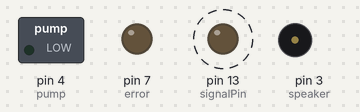
Bench run of a sketch on a simulated Arduino Uno, built with avr-gcc and run on an emulated ATmega328P. On the bench: switched loads named in the sketch (green lamp = pin HIGH), output pins drawn as LEDs (lit = HIGH), buzzer (waves = sounding, pin HIGH). Dashed ring = blinking. The local clock reads 2024-03-15 10:24:30 at power-on unless the sketch sets it.

Above: at 1.6 s.
Timing chart, 0 to 4.0 s (numbered marks = the images above):
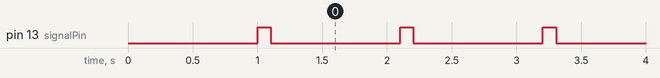

The sketch:

Mahadeb_time.ino
```cpp
#include<DS3231.h>
#define signalPin 13
#define speaker 3
#define pump 4
#define error 7

unsigned long prevSerialMillis = 0;
unsigned long prevSignalMillis = 0;
const long serialInterval = 1000;
const long signalOnTime = 100;
const long signalOffTime = 1000;

int ledState = LOW;

DS3231  rtc(SDA, SCL);

int Hor;
int Min;
int Sec;
int Year;
unsigned int workTime;

Time t;
//////////////////////////////////////////////////////

void setup()
{
    Serial.begin(9600);
    rtc.begin();
    pinMode(speaker,OUTPUT);
    pinMode(pump,OUTPUT);
    pinMode(error,OUTPUT);
    pinMode(signalPin,OUTPUT);
    void serial();
    void Signal();
    void autoSpeaker();
    void autoPump();

    delay(1000);


//rtc.setDOW(FRIDAY);///set day by uncomment
//rtc.setTime(14,07,00);///set time
//rtc.setDate(16,9,2022); //set date

}

//////////////////////////////////////////////////////

void loop()
{
  t = rtc.getTime();
  Hor=t.hour;
  Min=t.min;
  Year = t.year;
  workTime = (Hor*60)+Min;

  if(Year != 2000)
  {
    autoSpeaker();
    //autoPump();
    Signal();
    //serial();
  }
  if(Year == 2000)
  {
    digitalWrite(error, HIGH);
    Serial.println("--- time not set ---");
    //serial();
    delay(150);
    digitalWrite(error, LOW);
    delay(150);
  }


}

/////////////////////////////////////////////////////

void autoSpeaker()
{
  if(workTime>=300 && workTime<315 || workTime>=420 && workTime<435) //5->5.15, 7->7.15
  {
    digitalWrite(speaker, HIGH);
    digitalWrite(pump, HIGH);
  }
  else if(workTime>=540 && workTime<555 || workTime>=780 && workTime<795) //9->9.15, 13->13.15
  {
    digitalWrite(speaker, HIGH);
    digitalWrite(pump, HIGH);
  }
  else if(workTime>=900 && workTime<915 || workTime>=1020 && workTime<1035) //15->15.15, 17->17.15
  {
    digitalWrite(speaker, HIGH);
    digitalWrite(pump, HIGH);
  }
  else if(workTime>=1080 && workTime<1095 || workTime>=1200 && workTime<1215) //18->18.15, 20->20.15
  {
    digitalWrite(speaker, HIGH);
    digitalWrite(pump, HIGH);
  }
  else
  {
    digitalWrite(speaker, LOW);
    digitalWrite(pump, LOW);
  }
}
/////////////////////////////////////////////////
void autoPump()
{
  if(workTime>=420 && workTime<435 || workTime>=720 && workTime<750 || workTime>=1200 && workTime<1215) //7->7.15, 12->12.30, 20->20.15
  {
    digitalWrite(pump, HIGH);
  }
  else
  {
    digitalWrite(pump, LOW);
  }
}

////////////////////////////////////////////////////

void serial()
{
  unsigned long currentMillis = millis();

  if (currentMillis - prevSerialMillis >= serialInterval)
  {
    prevSerialMillis = currentMillis;
    Serial.print("Time: ");
    Serial.print(rtc.getTimeStr());
    Serial.print(" || Date: ");
    Serial.print(rtc.getDateStr(FORMAT_SHORT));
    Serial.print(" ");
    Serial.print(rtc.getDOWStr());
    Serial.print(" || temperature: ");
    Serial.print(rtc.getTemp());
    Serial.print(" C\n");
  }


}

////////////////////////////////////////////////////

void Signal()
{

  unsigned long currentMillis = millis();

  if((ledState == HIGH) && (currentMillis - prevSignalMillis >= signalOnTime))
  {
    ledState = LOW;
    prevSignalMillis = currentMillis;
    digitalWrite(signalPin, ledState);
  }
  else if ((ledState == LOW) && (currentMillis - prevSignalMillis >= signalOffTime))
  {
    ledState = HIGH;
    prevSignalMillis = currentMillis;
    digitalWrite(signalPin, ledState);
  }

}

///////////////////////////////////////////////////////


///////////////////////////////////////////////////////////
```

Measured:
- by itself, pin 13 (signalPin): alternates HIGH for 0.10 s and LOW for 1.0 s
